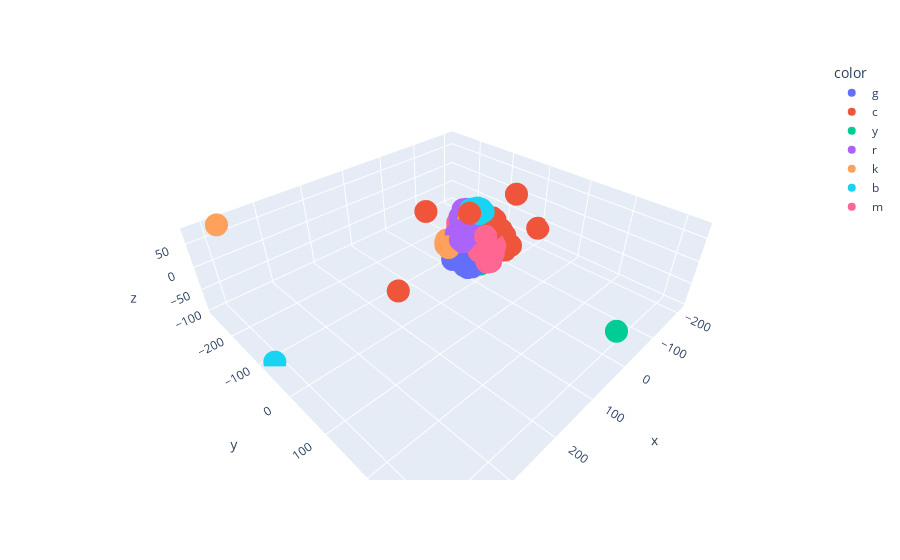

Notebook code for this chart:
### Code cell
X_embedded  = TSNE(n_components=3, perplexity=10,random_state=24).fit_transform( X )
colors = np.array([x for x in 'bgrcmykbgrcmykbgrcmykbgrcmyk'])
fig = px.scatter_3d(x=X_embedded [:,0],y=X_embedded [:,1],z=X_embedded [:,2],color=colors[aff_prop_clustering.labels_])
fig.show()
